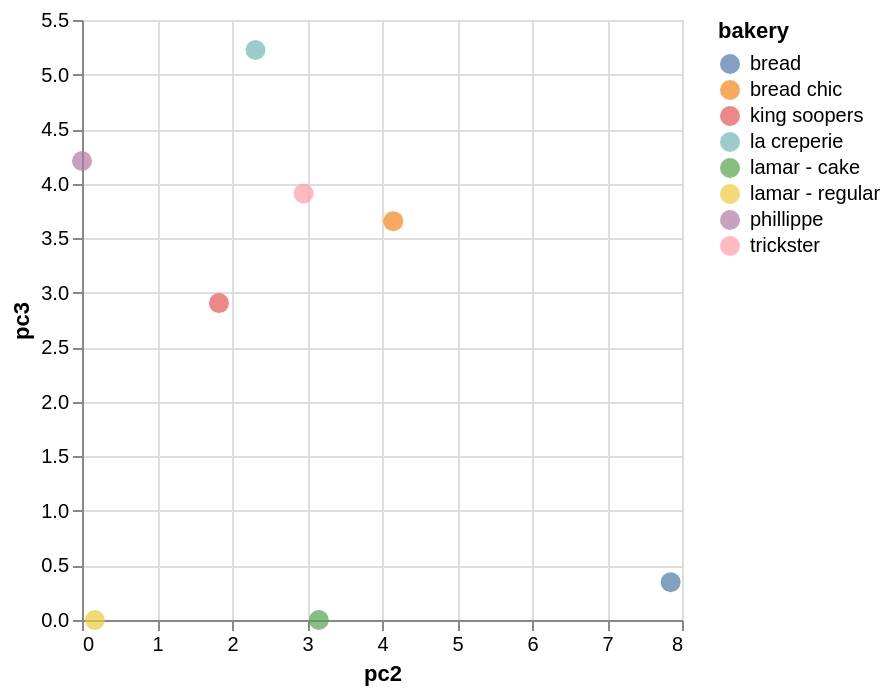

The cell this chart's notebook holds for it:
### Code cell
alt.Chart(proj_df).mark_point(filled=True, size=100).encode(
    x='pc2', y='pc3', color='bakery', tooltip=['bakery']
)

### Figure 1 — Vega-Lite specification as saved in the notebook (floating-point values rounded to 4 significant figures)
{"config": {"view": {"continuousWidth": 300, "continuousHeight": 300}}, "data": {"name": "data-61531feceb6d9282daf2c8adad92a297"}, "mark": {"type": "point", "filled": true, "size": 100}, "encoding": {"color": {"field": "bakery", "type": "nominal"}, "tooltip": [{"field": "bakery", "type": "nominal"}], "x": {"field": "pc2", "type": "quantitative"}, "y": {"field": "pc3", "type": "quantitative"}}, "$schema": "https://vega.github.io/schema/vega-lite/v6.4.1.json", "datasets": {"data-61531feceb6d9282daf2c8adad92a297": [{"pc1": 3.776, "pc2": 7.849, "pc3": 0.3468, "bakery": "bread"}, {"pc1": 3.577, "pc2": 4.151, "pc3": 3.656, "bakery": "bread chic"}, {"pc1": 5.194, "pc2": 1.826, "pc3": 2.905, "bakery": "king soopers"}, {"pc1": 4.501, "pc2": 2.313, "pc3": 5.225, "bakery": "la creperie"}, {"pc1": 5.282, "pc2": 3.158, "pc3": 0.0, "bakery": "lamar - cake"}, {"pc1": 7.217, "pc2": 0.1715, "pc3": 0.0, "bakery": "lamar - regular"}, {"pc1": 6.861, "pc2": 0.0, "pc3": 4.207, "bakery": "phillippe"}, {"pc1": 5.215, "pc2": 2.955, "pc3": 3.91, "bakery": "trickster"}]}}
